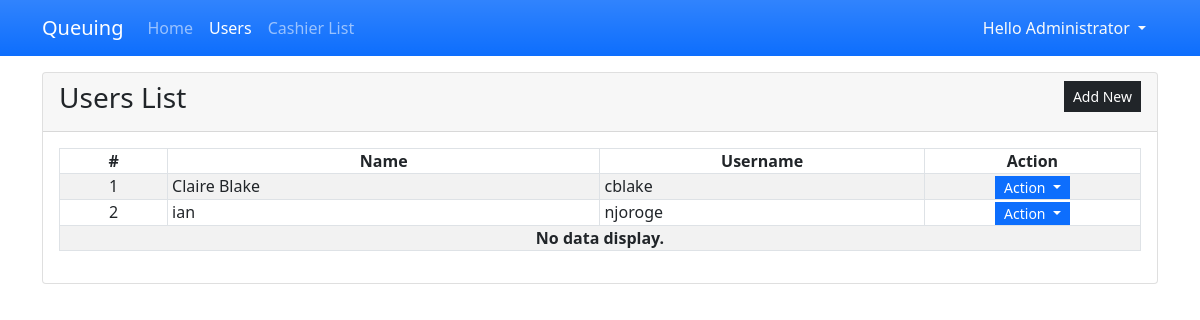
Page /?page=users (signed in) on the committed database.
### tables this page shows
CREATE TABLE `user_list` (
            `user_id` INTEGER NOT NULL PRIMARY KEY AUTOINCREMENT,
            `fullname` INTEGER NOT NULL,
            `username` TEXT NOT NULL,
            `password` TEXT NOT NULL,
            `status` INTEGER NOT NULL Default 1,
            `date_created` TIMESTAMP DEFAULT CURRENT_TIMESTAMP
        );

### users.php (the view, shortened to what this page needs)
<div class="card">
    <div class="card-header d-flex justify-content-between">
        <h3 class="card-title">Users List</h3>
        <div class="card-tools align-middle">
            <button class="btn btn-dark btn-sm py-1 rounded-0" type="button" id="create_new">Add New</button>
        </div>
    </div>
    <div class="card-body">
        <table class="table table-hover table-striped table-bordered">
            <colgroup>
                <col width="10%">
                <col width="40%">
                <col width="30%">
                <col width="20%">
            </colgroup>
            <thead>
                <tr>
                    <th class="text-center p-0">#</th>
                    <th class="text-center p-0">Name</th>
                    <th class="text-center p-0">Username</th>
                    <th class="text-center p-0">Action</th>
                </tr>
            </thead>
            <tbody>
                <?php
                $sql = "SELECT * FROM `user_list` where user_id != 1 order by `fullname` asc";
                $qry = $conn->query($sql);
                $i = 1;
                    while($row = $qry->fetchArray()):
                ?>
                <tr>
                    <td class="text-center p-0"><?php echo $i++; ?></td>
                    <td class="py-0 px-1"><?php echo $row['fullname'] ?></td>
                    <td class="py-0 px-1"><?php echo $row['username'] ?></td>
                    <th class="text-center py-0 px-1">
                        <div class="btn-group" role="group">
                            <button id="btnGroupDrop1" type="button" class="btn btn-primary dropdown-toggle btn-sm rounded-0 py-0" data-bs-toggle="dropdown" aria-expanded="false">
                            Action
                            </button>
                        </div>
                    </th>
                </tr>
                <?php endwhile; ?>
                <?php if(!$qry->fetchArray()): ?>
                    <tr>
                        <th class="text-center p-0" colspan="5">No data display.</th>
                    </tr>
                <?php endif; ?>
            </tbody>
        </table>
    </div>
</div>

### index.php (style rules this page uses)
:root { --bs-success-rgb:71, 222, 152 !important; }
html,body { height:100%; width:100%; }

### rows in the picture
user_list: fullname "Claire Blake", username "cblake"
user_list: fullname "ian", username "njoroge"

### other values in the picture
$_SESSION['fullname'] "Administrator"
